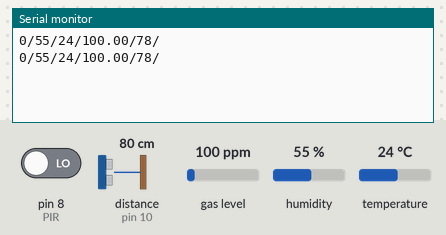
A sketch run on a simulated Arduino Uno, built with avr-gcc and run on an emulated ATmega328P. Parts: the last lines printed to the serial monitor. Wiring (inferred from the names in the program): ultrasonic range finder: trigger pin 9; echo pin 10. Inputs (shaded band) come from the test bench; at power-on: distance to the obstacle (sensor on pin 10) 80 cm, gas level 100 ppm, humidity 55 %, pin 8 (PIR) LOW, temperature 24 °C. The echo pulse lasts 58.3 µs per cm.

Above: at 2.8 s.
2.9 s: distance to the obstacle (sensor on pin 10) set to 60 cm
At 3.9 s:
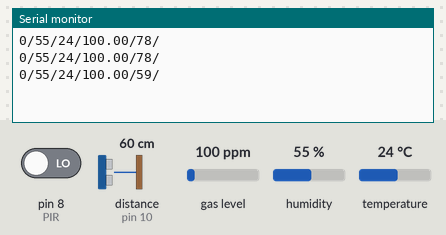
9.1 s: distance to the obstacle (sensor on pin 10) set to 299 cm
At 10.7 s:
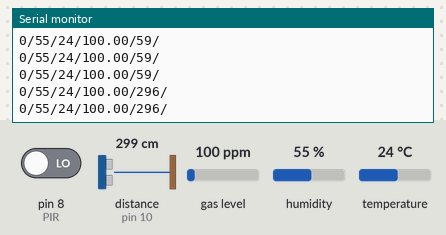
15.3 s: gas level set to 20 ppm
At 16.7 s:
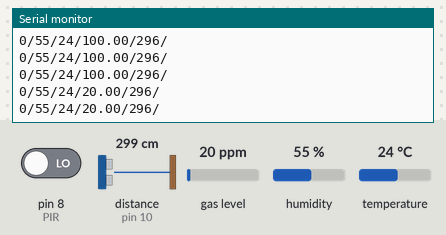
16.8 s: humidity set to 22 %
At 18.1 s:
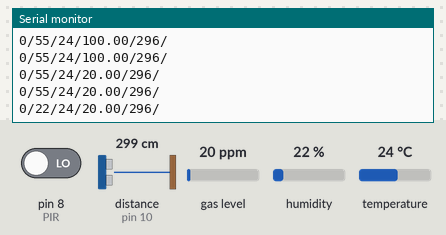
18.3 s: pin 8 (PIR) driven HIGH
At 19.3 s:
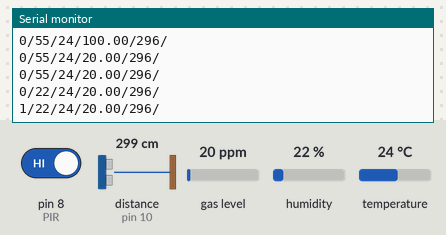
19.8 s: temperature set to 12 °C
At 21.2 s:
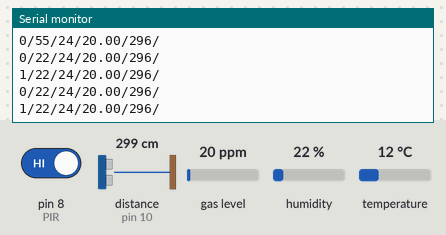
Timing chart, 0 to 22.3 s (numbered marks = the images above; inputs shaded):
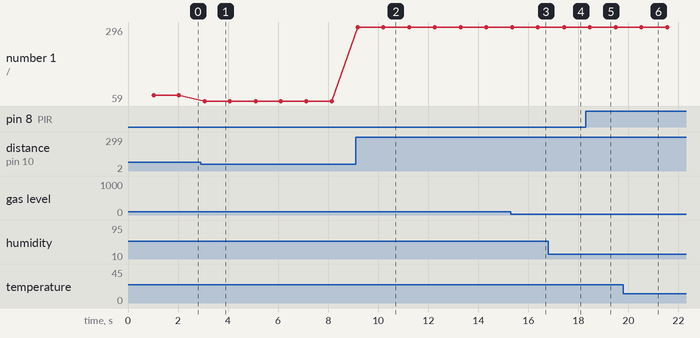

Measured:
- after the input at 2.9 s, the serial monitor: prints a new line after 0.16 s (image 1)
- after the input at 9.1 s, the serial monitor: prints a new line after 0.08 s (image 2)
- after the input at 15.3 s, the serial monitor: prints a new line after 0.07 s (image 3)
- after the input at 16.8 s, the serial monitor: prints a new line after 0.63 s (image 4)
- after the input at 18.3 s, the serial monitor: prints a new line after 0.15 s (image 5)
- plotted number 1: 78 → 59 after the input at 2.9 s, 59 → 296 after the input at 9.1 s

The sketch:

DHT_PIR_WAVE_MQ2.ino
```cpp
#include <DHT.h>  //DHT11
#include <MQUnifiedsensor.h>  //MQ2

#define DHTPIN 7
#define PIR 8
#define TRIG 9    /**wave_trig**/
#define ECHO 10    /**wave_echo**/
/** For MQ2 Hardware Related Macro **/
#define Board                   ("Arduino UNO")
#define Pin                     (A2)  //MQ2 pin

/** For MQ2 Software Related Macro **/
#define Type                    ("MQ-2") //MQ2
#define Voltage_Resolution      (5)
#define ADC_Bit_Resolution      (10) // For arduino UNO/MEGA/NANO
#define RatioMQ2CleanAir        (9.83) //RS / R0 = 9.83 ppm
#define DHTTYPE DHT11

MQUnifiedsensor MQ2(Board, Voltage_Resolution, ADC_Bit_Resolution, Pin, Type);
DHT dht(DHTPIN, DHTTYPE);


int value = 0;
bool flag = false;
char sensorPrintout[20];

void setup() {
  // put your setup code here, to run once:
  Serial.begin(9600);
  dht.begin();


  /** pinMode for pir,wave  **/
  pinMode(PIR, INPUT);
  pinMode(TRIG, OUTPUT);
  pinMode(ECHO, INPUT);


  MQ2.setRegressionMethod(1); //_PPM =  a*ratio^b
  MQ2.setA(574.25); MQ2.setB(-2.222); // Configurate the ecuation values to get LPG concentration

  MQ2.init();
  /*
    //If the RL value is different from 10K please assign your RL value with the following method:
    MQ2.setRL(10);
  */
  /*****************************  MQ CAlibration ********************************************/
  // Explanation:
  // In this routine the sensor will measure the resistance of the sensor supposing before was pre-heated
  // and now is on clean air (Calibration conditions), and it will setup R0 value.
  // We recomend execute this routine only on setup or on the laboratory and save on the eeprom of your arduino
  // This routine not need to execute to every restart, you can load your R0 if you know the value
  // Acknowledgements: https://jayconsystems.com/blog/understanding-a-gas-sensor
  //Serial.print("Calibrating please wait.");
  float calcR0 = 0;
  for(int i = 1; i<=10; i ++)
  {
    MQ2.update(); // Update data, the arduino will be read the voltage on the analog pin
    calcR0 += MQ2.calibrate(RatioMQ2CleanAir);
    //Serial.print(".");
  }
  MQ2.setR0(calcR0/10);
  //Serial.println("  done!.");

  if(isinf(calcR0)) {Serial.println("Warning: Conection issue founded, R0 is infite (Open circuit detected) please check your wiring and supply"); while(1);}
  if(calcR0 == 0){Serial.println("Warning: Conection issue founded, R0 is zero (Analog pin with short circuit to ground) please check your wiring and supply"); while(1);}
  /*****************************  MQ CAlibration ********************************************/

  MQ2.serialDebug(false); //true는 앞에 정보나옴


}

void loop() {
  delay(1000);
  value = digitalRead(PIR);
  int h = dht.readHumidity();
  int t = dht.readTemperature();
  long duration, distance;

  digitalWrite(TRIG, LOW);
  delayMicroseconds(2);
  digitalWrite(TRIG, HIGH);
  delayMicroseconds(10);
  digitalWrite(TRIG, LOW);

  duration = pulseIn(ECHO, HIGH);
  distance = duration *17 / 1000;

  if(value == HIGH && flag == true){
    flag=false;
  }
  else if (value == HIGH && flag == false){
    flag = true;
  }
  Serial.print(flag);
  Serial.print("/");
  Serial.print(h);
  Serial.print("/");
  Serial.print(t);
  Serial.print("/");


  MQ2.update(); // Update data, the arduino will be read the voltage on the analog pin
  float ppm = MQ2.readSensor();// Sensor will read PPM concentration using the model and a and b values setted before or in the setup

  Serial.print(ppm);
  Serial.print("/");
  Serial.print(distance);
  Serial.print("/");
  Serial.print("\n");


}
```
